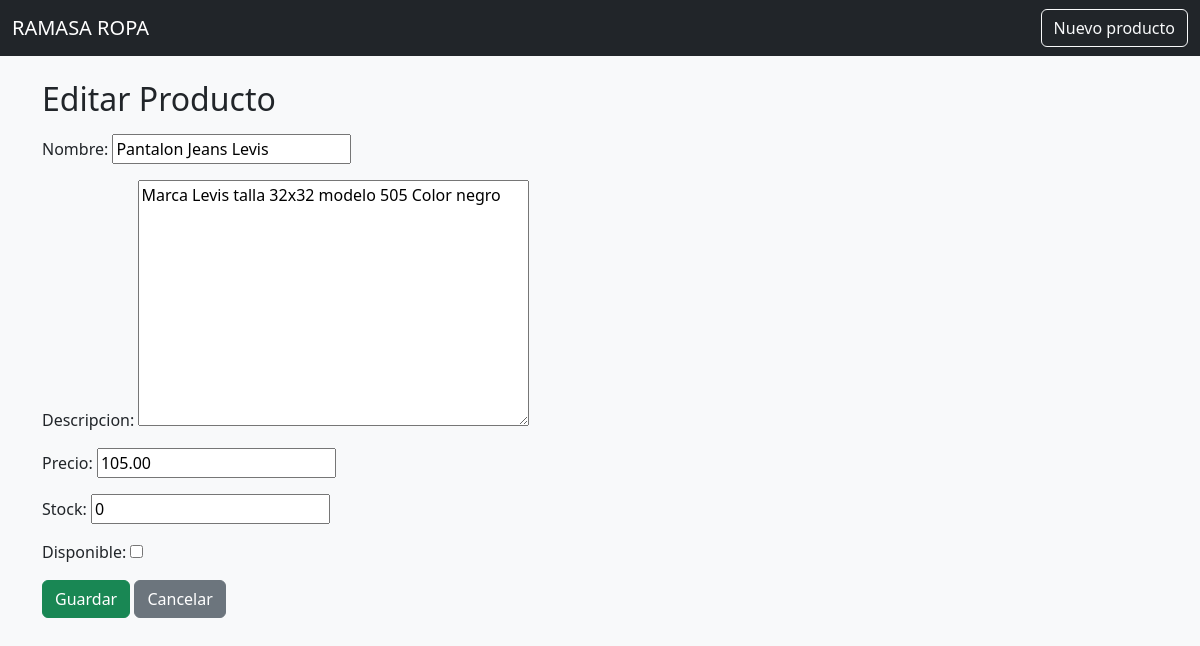
/productos/editar/3/, run on the app's committed database.
### productos/models.py (models this page shows, shortened)
class Producto(models.Model):
    nombre = models.CharField(max_length=100)
    descripcion = models.TextField()
    precio = models.DecimalField(max_digits=10, decimal_places=2)
    stock = models.IntegerField()
    disponible = models.BooleanField(default=True)

### productos/views.py (the view)
# urls.py: path('editar/<int:pk>/', ProductoUpdateView.as_view(), name='producto_update'),
class ProductoUpdateView(UpdateView):
    model = Producto
    form_class = ProductoForm  # ← Usamos el formulario personalizado
    template_name = 'productos/producto_form.html'
    success_url = reverse_lazy('producto_list')

### productos/forms.py
class ProductoForm(forms.ModelForm):
    class Meta:
        model = Producto
        fields = ['nombre', 'descripcion', 'precio', 'stock', 'disponible']

### productos/templates/productos/producto_form.html (shortened to what this page needs)
{% extends 'productos/base.html' %}
{% block content %}
<h2>{% if object %}Editar{% else %}Crear{% endif %} Producto</h2>
<form method="post" class="mt-3">
    {{ form.as_p }}
    <button type="submit" class="btn btn-success">Guardar</button>
    <a class="btn btn-secondary" href="{% url 'producto_list' %}">Cancelar</a>
</form>
{% endblock %}

### data on the page
Producto: nombre "Pantalon Jeans Levis", descripcion "Marca Levis talla 32x32 modelo 505 Color negro", precio "105.00", stock "0"
